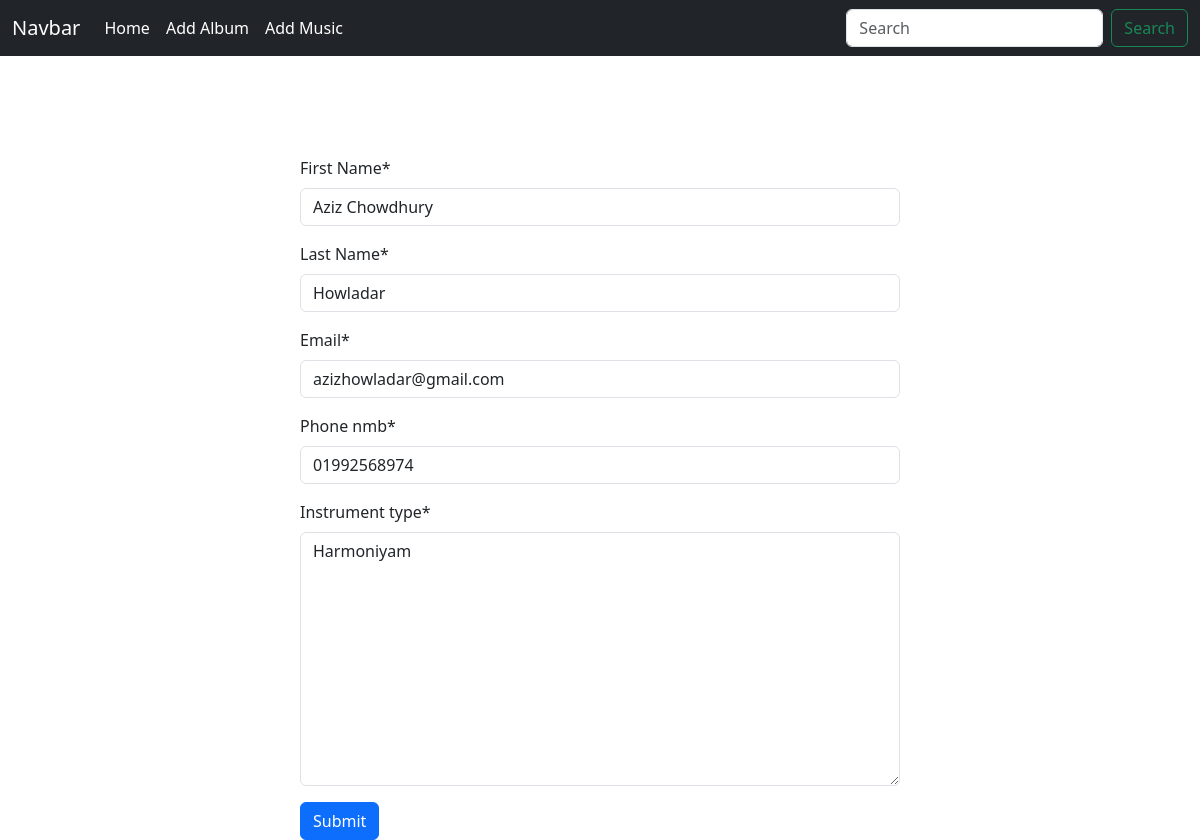
Screenshot of /musician_app/edit/Aziz Chowdhury/Howladar/ with the database file from the repository.
### musician_app/models.py (models this page shows, shortened)
class Musician(models.Model):
    first_Name = models.CharField(max_length=200)
    last_Name = models.CharField(max_length=200)
    email = models.EmailField()
    phone_nmb = models.CharField(max_length=11)
    instrument_type = models.TextField()

### musician_app/views.py (the view)
# urls.py: path('edit/<str:first_name>/<str:last_name>/',views.edit_music,name='edit_music'),
def edit_music(request,first_name,last_name):
    musician = models.Musician.objects.get(first_Name=first_name,last_Name=last_name)
    musician_form = forms.CreateMusic(instance=musician)
    if request.method == 'POST':
        musician_form = forms.CreateMusic(request.POST ,instance=musician)
        if musician_form.is_valid():
            musician_form.save()
            return redirect("homepage")
    return render(request,'add_music.html',{'form' : musician_form})

### musician_app/forms.py
class CreateMusic(forms.ModelForm):
    class Meta:
        model = Musician
        fields = '__all__'

### musician_app/templates/add_music.html (shortened to what this page needs)
{% extends "base.html" %}
{% load crispy_forms_tags %}
{% block content %}
<form style="width: 50%; margin:auto;margin-top:100px;" method="post">
    {{form | crispy}}
    <button class="btn btn-primary">Submit</button>
</form>
{% endblock content %}

### rows the page displays
Musician: first_Name "Aziz Chowdhury", last_Name "Howladar", email "azizhowladar@gmail.com", phone_nmb "01992568974", instrument_type "Harmoniyam"
